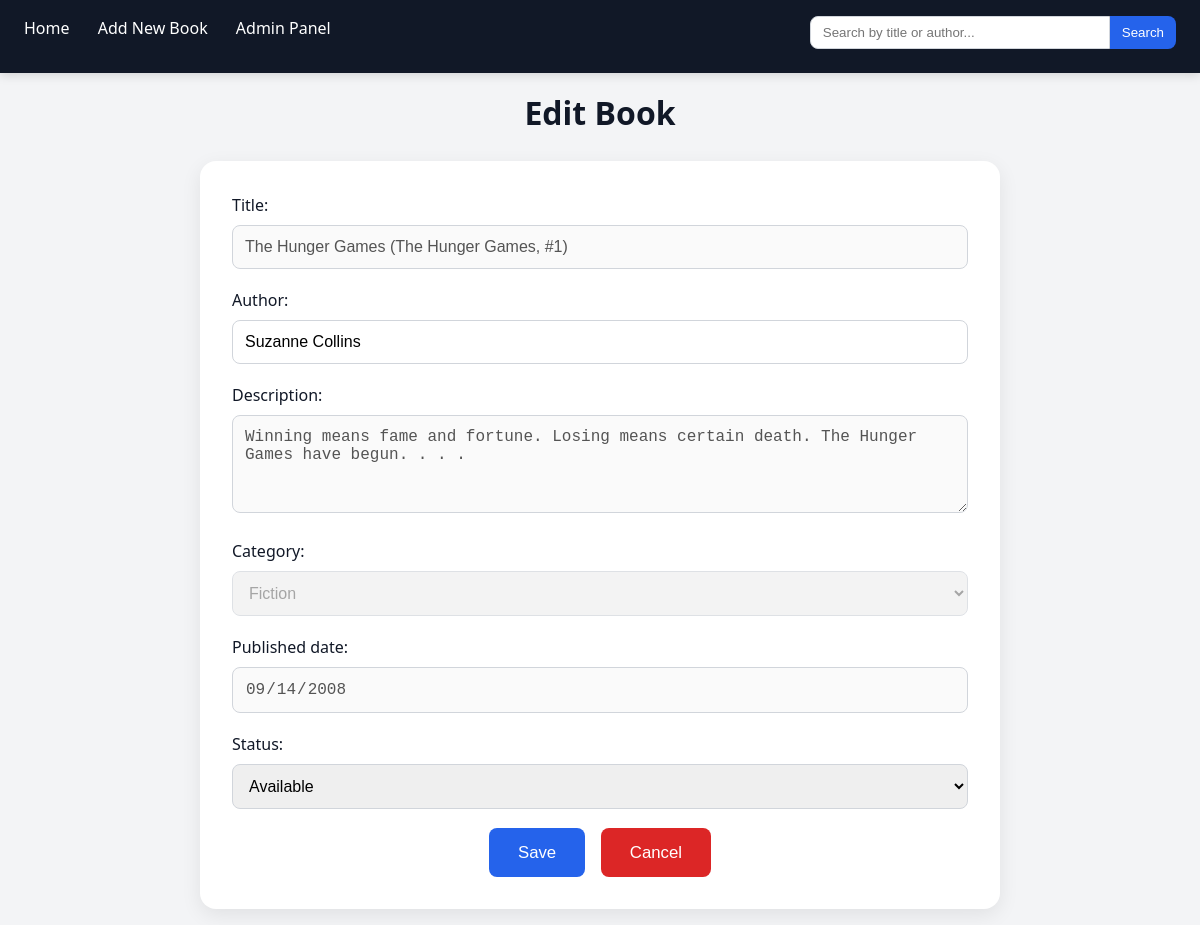
The page /book/1/edit/ on the database its author committed.
### books/models.py (models this page shows, shortened)
class Book(models.Model):
    FICTION = 'Fiction'
    SCI_FI = 'Sci-Fi'
    NON_FICTION = 'Non-Fiction'
    MYSTERY = 'Mystery'
    ROMANCE = 'Romance'
    OTHERS = 'Others'
    CATEGORY_CHOICES = [
        (FICTION, 'Fiction'),
        (SCI_FI, 'Sci-Fi'),
        (NON_FICTION, 'Non-Fiction'),
        (MYSTERY, 'Mystery'),
        (ROMANCE, 'Romance'),
        (OTHERS, 'Others'),
    ]
    STATUS_CHOICES = [
        ('available', 'Available'),
        ('borrowed', 'Borrowed'),
    ]
    title = models.CharField(max_length=200)
    author = models.CharField(max_length=100)
    description = models.TextField(blank=True)
    category = models.CharField(
        max_length=50,
        choices=CATEGORY_CHOICES,
        default=FICTION
    )
    published_date = models.DateField()
    status = models.CharField(
        max_length=20,
        choices=STATUS_CHOICES,
        default='available'
    )

### books/views.py (the view)
# urls.py: path('book/<int:pk>/edit/', views.BookUpdateView.as_view(), name='book_edit'),
class BookUpdateView(UpdateView):
    model = Book
    form_class = BookForm
    template_name = 'books/book_form.html'
    success_url = reverse_lazy('book_list')

### books/forms.py
class BookForm(forms.ModelForm):
    class Meta:
        model = Book
        fields = ['title', 'author', 'description', 'category', 'published_date', 'status']
        widgets = {
            'published_date': forms.DateInput(attrs={'type': 'date'}),
            'description': forms.Textarea(attrs={'rows': 4}),
        }
    def __init__(self, *args, **kwargs):
        super().__init__(*args, **kwargs)
        editable_fields = {'author', 'status'}   # ← CHANGE THESE TWO to the ones you want editable
        for field_name in self.fields:
            if field_name not in editable_fields:
                self.fields[field_name].disabled = True

### books/templates/books/book_form.html (shortened to what this page needs)
{% extends 'books/base.html' %}
{% block content %}
    <h1>{% if form.instance.pk %}Edit Book{% else %}Add New Book{% endif %}</h1>
    <form class="book-form" method="post">
        {{ form.as_p }}
        <div class="btns">
            <button class="btn-save" type="submit">Save</button>
            <button class="btn-cancel"><a href="{% url 'book_list' %}" class="cancel">Cancel</a></button>
        </div>
    </form>
{% endblock %}

### books/static/books/css/style.css (style rules this page uses)
:root { --primary: #2563eb; --primary-dark: #1d4ed8; --success: #16a34a; --danger: #dc2626; --warning: #d97706; --gray: #6b7280; --light: #f3f4f6; --dark: #111827; --card-bg: white; }
* { box-sizing: border-box; margin: 0; padding: 0; }
body { font-family: system-ui, -apple-system, sans-serif; background: var(--light); color: var(--dark); line-height: 1.5; }
h1 { text-align: center; color: var(--dark); margin-bottom: 1.5rem; font-size: 2rem; }
.book-form { background: var(--card-bg); padding: 2rem; border-radius: 1rem; box-shadow: 0 6px 20px rgba(0,0,0,0.08); max-width: 800px; margin: 0 auto; }
form label { display: block; margin-bottom: 0.5rem; font-weight: 500; }
.book-form input, .book-form select, .book-form textarea { width: 100%; padding: 0.75rem; border: 1px solid #d1d5db; border-radius: 0.5rem; margin-bottom: 1.2rem; font-size: 1rem; }
.book-form button { background: var(--primary); color: white; border: none; padding: 0.9rem 1.8rem; border-radius: 0.5rem; cursor: pointer; font-size: 1.05rem; }
.btns { display: flex; gap: 1rem; justify-content: center; }
.btns .btn-save { background: var(--primary); color: white; }
.btns .btn-cancel { background: var(--danger); color: white; }
.cancel { color: white; text-decoration: none; }
.btn-cancel { background: var(--gray); color: white; }

### rows shown on the page
Book: title "The Hunger Games (The Hunger Games, #1)", author "Suzanne Collins", description "Winning means fame and fortune. Losing means certain death. The Hunger Games have begun. . . .", category "Fiction", published_date "09/14/2008", status "Available"
